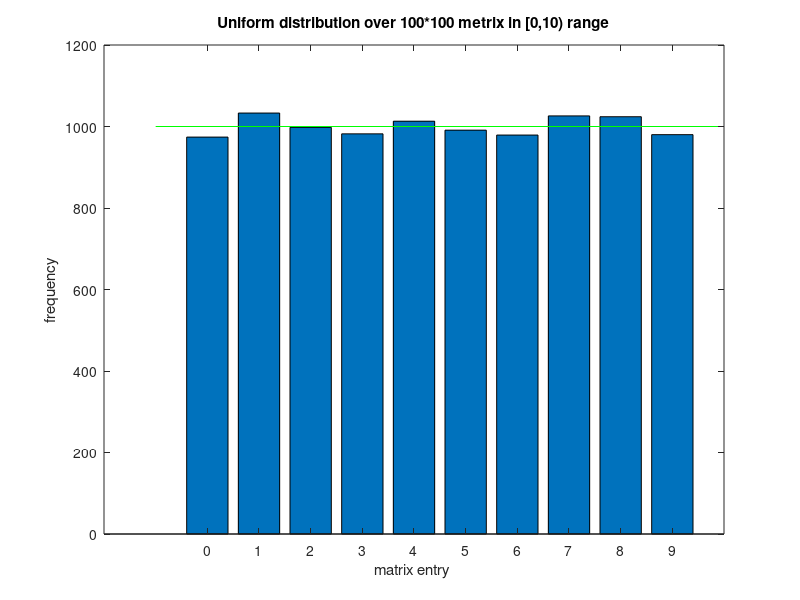
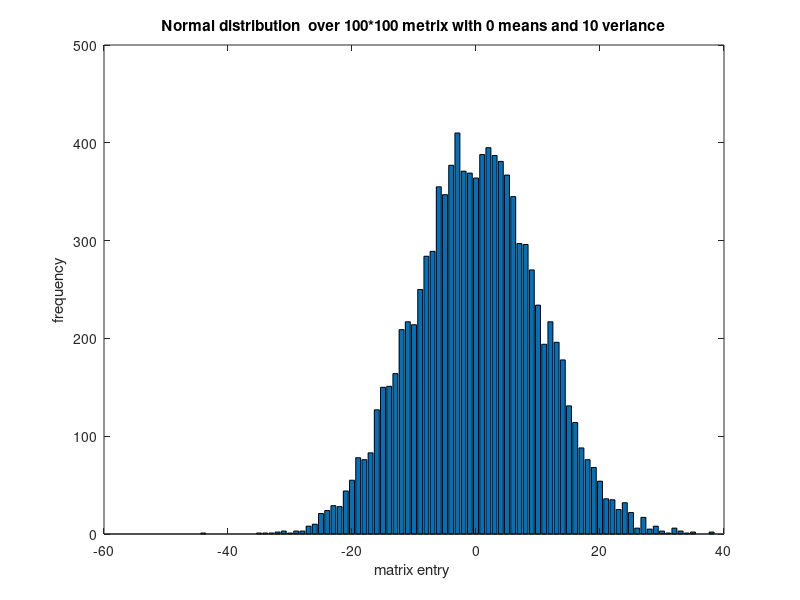
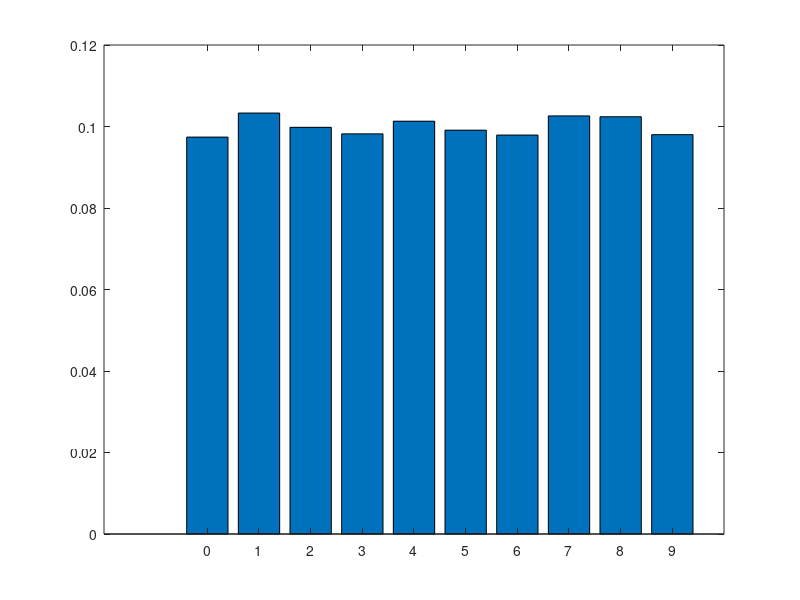
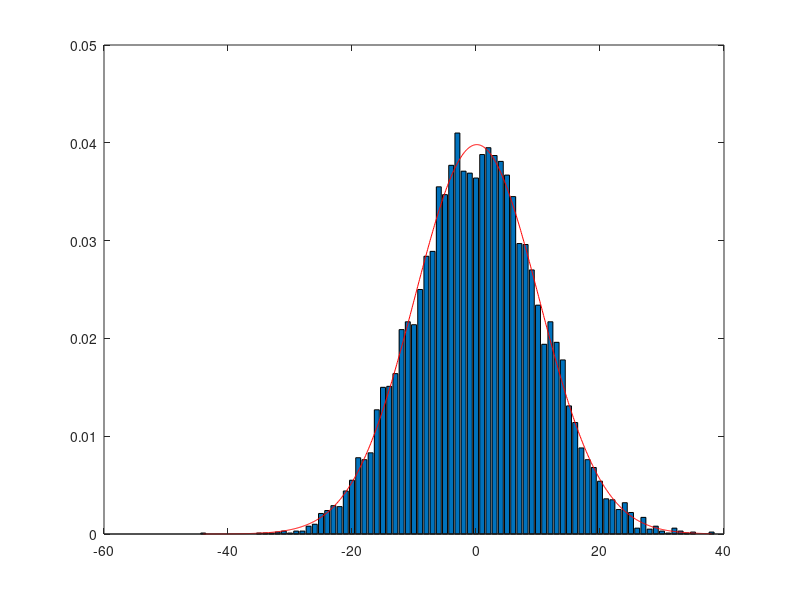

Write MATLAB code to recreate these figures, in order.
# Solution for lab 1 updated
# Group member 
# 1.Faiz Ahmed id: 1152231,
# 2.Md Abu Noman Majumdar id: 1144101, 
# 3.Mohammad Abir Reza id: 1151705

## a
close all;
N = 100;
# Matrix A generation
A = fix(10*rand(N,N)) # fix must be used to keep the values integer 
                      # and in the [0,10) interval because it truncate decimal values
                      # rand for uniform distribution in range (0,1)
                  
# Matrix B generation
B = round(10*randn(N)) # randn function for normal distribution with 0 means and one varience
                       # rund function used for round up to nearest integer number 
                       
## b
amax = max(A(:));
amin = min(A(:));
bmax = max(B(:));
bmin = min(B(:));


## c
a = [];
for i=amin:amax
  x = length(find (A==i));
  a = [a x];
end

b = [];
for i=bmin:bmax
  y = length(find (B==i));
  b = [b y];
end

## d ,e
figure(1);
bar(amin:amax, a);
title ("Uniform distribution over 100*100 metrix in [0,10) range");
xlabel("matrix entry ")
ylabel("frequency")
hold on;
line([amin-1 amax+1],[mean(a(:)) mean(a(:))], 'Color','g'); # plot the mean frequency line

figure(2);
bar(bmin:bmax, b);
title ("Normal distribution  over 100*100 metrix with 0 means and 10 veriance");
xlabel("matrix entry ")
ylabel("frequency")

## f
# Generate  probability distribution from histogram 
a_norm = a./N^2;
b_norm = b./N^2;
figure(3);
bar(amin:amax, a_norm);

figure(4);
bar(bmin:bmax, b_norm);

#probabilities sum 
sum_a= sum(a_norm);
sum_b= sum(b_norm);

fprintf("Probability  of all elements in A: %.2f\n", sum_a);#output:   Probability  of all elements in A: 1.00
fprintf("Probability of all elements in B: %.2f\n", sum_b); #output:   Probability of all elements in B: 1.00

## g

# Normal distribution function to Figure 4
data = bmin:0.1:bmax;

# compute mean and variance
m = mean(B(:));
s = std(B(:));

ndf = exp(-0.5*((data-m)./s).^2)./(sqrt(2*pi)*s);

hold on;
plot(data, ndf, 'r');

## h

# We need to find the index position of mean = 0 
mean_position = -bmin+1


Data_freq_1st_std = sum(b_norm(mean_position-10:mean_position+10))# Sum up all elements in between [-std , +std]
Data_freq_2nd_std = sum(b_norm(mean_position-20:mean_position+20))# Sum up all elements in between [-2std , +2std]
Data_freq_3rd_std = sum(b_norm(mean_position-30:mean_position+30))# Sum up all elements in between [-3std , +3std]

fprintf("[-std,   +std]: %.5f\n", Data_freq_1st_std);
fprintf("[-2std, +2std]: %.5f\n", Data_freq_2nd_std);
fprintf("[-3std, +3std]: %.5f\n", Data_freq_3rd_std);

